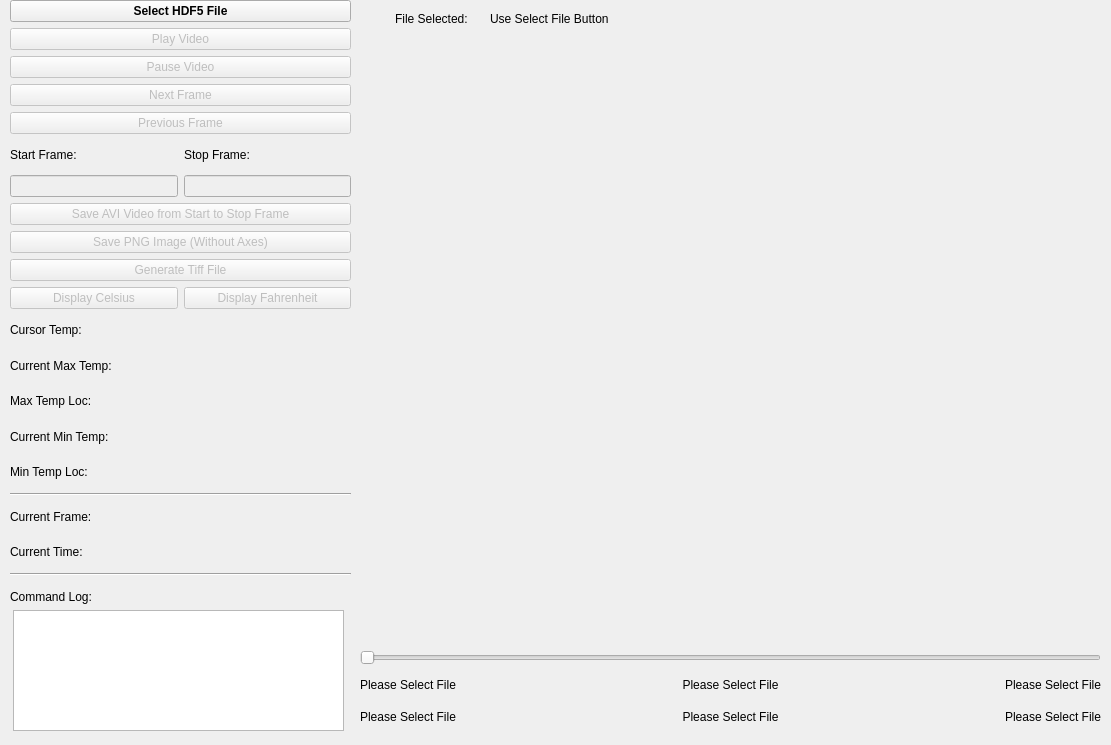
<?xml version="1.0" encoding="UTF-8"?>
<ui version="4.0">
 <class>MainWindow</class>
 <widget class="QMainWindow" name="MainWindow">
  <property name="geometry">
   <rect>
    <x>0</x>
    <y>0</y>
    <width>1111</width>
    <height>745</height>
   </rect>
  </property>
  <property name="windowTitle">
   <string>IR Data Viewer</string>
  </property>
  <widget class="QWidget" name="centralwidget">
   <widget class="QWidget" name="verticalLayoutWidget">
    <property name="geometry">
     <rect>
      <x>10</x>
      <y>0</y>
      <width>341</width>
      <height>611</height>
     </rect>
    </property>
    <layout class="QVBoxLayout" name="verticalLayout">
     <item>
      <widget class="QPushButton" name="selectFileBut">
       <property name="font">
        <font>
         <weight>75</weight>
         <bold>true</bold>
        </font>
       </property>
       <property name="text">
        <string>Select HDF5 File</string>
       </property>
      </widget>
     </item>
     <item>
      <widget class="QPushButton" name="playVidBut">
       <property name="enabled">
        <bool>false</bool>
       </property>
       <property name="text">
        <string>Play Video</string>
       </property>
      </widget>
     </item>
     <item>
      <widget class="QPushButton" name="pauseVidBut">
       <property name="enabled">
        <bool>false</bool>
       </property>
       <property name="text">
        <string>Pause Video</string>
       </property>
      </widget>
     </item>
     <item>
      <widget class="QPushButton" name="nextFrame">
       <property name="enabled">
        <bool>false</bool>
       </property>
       <property name="text">
        <string>Next Frame</string>
       </property>
      </widget>
     </item>
     <item>
      <widget class="QPushButton" name="prevFrame">
       <property name="enabled">
        <bool>false</bool>
       </property>
       <property name="text">
        <string>Previous Frame</string>
       </property>
      </widget>
     </item>
     <item>
      <layout class="QHBoxLayout" name="horizontalLayout_2">
       <item>
        <widget class="QLabel" name="label_10">
         <property name="text">
          <string>Start Frame:</string>
         </property>
        </widget>
       </item>
       <item>
        <widget class="QLabel" name="label_11">
         <property name="text">
          <string>Stop Frame:</string>
         </property>
        </widget>
       </item>
      </layout>
     </item>
     <item>
      <layout class="QHBoxLayout" name="horizontalLayout">
       <item>
        <widget class="QLineEdit" name="startEdit">
         <property name="enabled">
          <bool>false</bool>
         </property>
         <property name="text">
          <string/>
         </property>
        </widget>
       </item>
       <item>
        <widget class="QLineEdit" name="stopEdit">
         <property name="enabled">
          <bool>false</bool>
         </property>
         <property name="text">
          <string/>
         </property>
        </widget>
       </item>
      </layout>
     </item>
     <item>
      <widget class="QPushButton" name="saveAsVideoSS">
       <property name="enabled">
        <bool>false</bool>
       </property>
       <property name="text">
        <string>Save AVI Video from Start to Stop Frame</string>
       </property>
      </widget>
     </item>
     <item>
      <widget class="QPushButton" name="saveCvImageBut">
       <property name="enabled">
        <bool>false</bool>
       </property>
       <property name="text">
        <string>Save PNG Image (Without Axes)</string>
       </property>
      </widget>
     </item>
     <item>
      <widget class="QPushButton" name="makeTiffBut">
       <property name="enabled">
        <bool>false</bool>
       </property>
       <property name="text">
        <string>Generate Tiff File</string>
       </property>
      </widget>
     </item>
     <item>
      <layout class="QHBoxLayout" name="horizontalLayout_7">
       <item>
        <widget class="QPushButton" name="displayC">
         <property name="enabled">
          <bool>false</bool>
         </property>
         <property name="text">
          <string>Display Celsius</string>
         </property>
        </widget>
       </item>
       <item>
        <widget class="QPushButton" name="displayF">
         <property name="enabled">
          <bool>false</bool>
         </property>
         <property name="text">
          <string>Display Fahrenheit</string>
         </property>
        </widget>
       </item>
      </layout>
     </item>
     <item>
      <widget class="QLabel" name="cursorTempLabel">
       <property name="text">
        <string>Cursor Temp:</string>
       </property>
      </widget>
     </item>
     <item>
      <widget class="QLabel" name="maxTempLabel">
       <property name="text">
        <string>Current Max Temp:</string>
       </property>
      </widget>
     </item>
     <item>
      <widget class="QLabel" name="maxTempLocLabel">
       <property name="text">
        <string>Max Temp Loc:</string>
       </property>
      </widget>
     </item>
     <item>
      <widget class="QLabel" name="minTempLabel">
       <property name="text">
        <string>Current Min Temp: </string>
       </property>
      </widget>
     </item>
     <item>
      <widget class="QLabel" name="minTempLocLabel">
       <property name="text">
        <string>Min Temp Loc:</string>
       </property>
      </widget>
     </item>
     <item>
      <widget class="Line" name="line_2">
       <property name="orientation">
        <enum>Qt::Horizontal</enum>
       </property>
      </widget>
     </item>
     <item>
      <widget class="QLabel" name="currentFrameDisp">
       <property name="text">
        <string>Current Frame:</string>
       </property>
      </widget>
     </item>
     <item>
      <widget class="QLabel" name="currentTimeLabel">
       <property name="text">
        <string>Current Time:</string>
       </property>
      </widget>
     </item>
     <item>
      <widget class="Line" name="line">
       <property name="orientation">
        <enum>Qt::Horizontal</enum>
       </property>
      </widget>
     </item>
     <item>
      <widget class="QLabel" name="label">
       <property name="text">
        <string>Command Log:</string>
       </property>
      </widget>
     </item>
    </layout>
   </widget>
   <widget class="QWidget" name="verticalLayoutWidget_2">
    <property name="geometry">
     <rect>
      <x>360</x>
      <y>40</y>
      <width>741</width>
      <height>601</height>
     </rect>
    </property>
    <layout class="QVBoxLayout" name="dispLayout"/>
   </widget>
   <widget class="QWidget" name="verticalLayoutWidget_3">
    <property name="geometry">
     <rect>
      <x>360</x>
      <y>650</y>
      <width>741</width>
      <height>80</height>
     </rect>
    </property>
    <layout class="QVBoxLayout" name="verticalLayout_3">
     <item>
      <widget class="QSlider" name="sl">
       <property name="enabled">
        <bool>false</bool>
       </property>
       <property name="orientation">
        <enum>Qt::Horizontal</enum>
       </property>
      </widget>
     </item>
     <item>
      <layout class="QHBoxLayout" name="horizontalLayout_5">
       <item>
        <widget class="QLabel" name="slStartF">
         <property name="text">
          <string>Please Select File</string>
         </property>
         <property name="alignment">
          <set>Qt::AlignLeading|Qt::AlignLeft|Qt::AlignVCenter</set>
         </property>
        </widget>
       </item>
       <item>
        <widget class="QLabel" name="slMidF">
         <property name="text">
          <string>Please Select File</string>
         </property>
         <property name="alignment">
          <set>Qt::AlignCenter</set>
         </property>
        </widget>
       </item>
       <item>
        <widget class="QLabel" name="slEndF">
         <property name="text">
          <string>Please Select File</string>
         </property>
         <property name="alignment">
          <set>Qt::AlignRight|Qt::AlignTrailing|Qt::AlignVCenter</set>
         </property>
        </widget>
       </item>
      </layout>
     </item>
     <item>
      <layout class="QHBoxLayout" name="horizontalLayout_3">
       <item>
        <widget class="QLabel" name="slStartT">
         <property name="text">
          <string>Please Select File</string>
         </property>
         <property name="alignment">
          <set>Qt::AlignLeading|Qt::AlignLeft|Qt::AlignVCenter</set>
         </property>
        </widget>
       </item>
       <item>
        <widget class="QLabel" name="slMidT">
         <property name="text">
          <string>Please Select File</string>
         </property>
         <property name="alignment">
          <set>Qt::AlignCenter</set>
         </property>
        </widget>
       </item>
       <item>
        <widget class="QLabel" name="slEndT">
         <property name="text">
          <string>Please Select File</string>
         </property>
         <property name="alignment">
          <set>Qt::AlignRight|Qt::AlignTrailing|Qt::AlignVCenter</set>
         </property>
        </widget>
       </item>
      </layout>
     </item>
    </layout>
   </widget>
   <widget class="QLabel" name="label_14">
    <property name="geometry">
     <rect>
      <x>360</x>
      <y>10</y>
      <width>111</width>
      <height>17</height>
     </rect>
    </property>
    <property name="text">
     <string>File Selected: </string>
    </property>
    <property name="alignment">
     <set>Qt::AlignRight|Qt::AlignTrailing|Qt::AlignVCenter</set>
    </property>
   </widget>
   <widget class="QLabel" name="dispSelectedFile">
    <property name="geometry">
     <rect>
      <x>490</x>
      <y>10</y>
      <width>601</width>
      <height>17</height>
     </rect>
    </property>
    <property name="text">
     <string>Use Select File Button</string>
    </property>
   </widget>
   <widget class="QPlainTextEdit" name="history">
    <property name="geometry">
     <rect>
      <x>13</x>
      <y>610</y>
      <width>331</width>
      <height>121</height>
     </rect>
    </property>
   </widget>
  </widget>
 </widget>
 <resources/>
 <connections/>
</ui>
